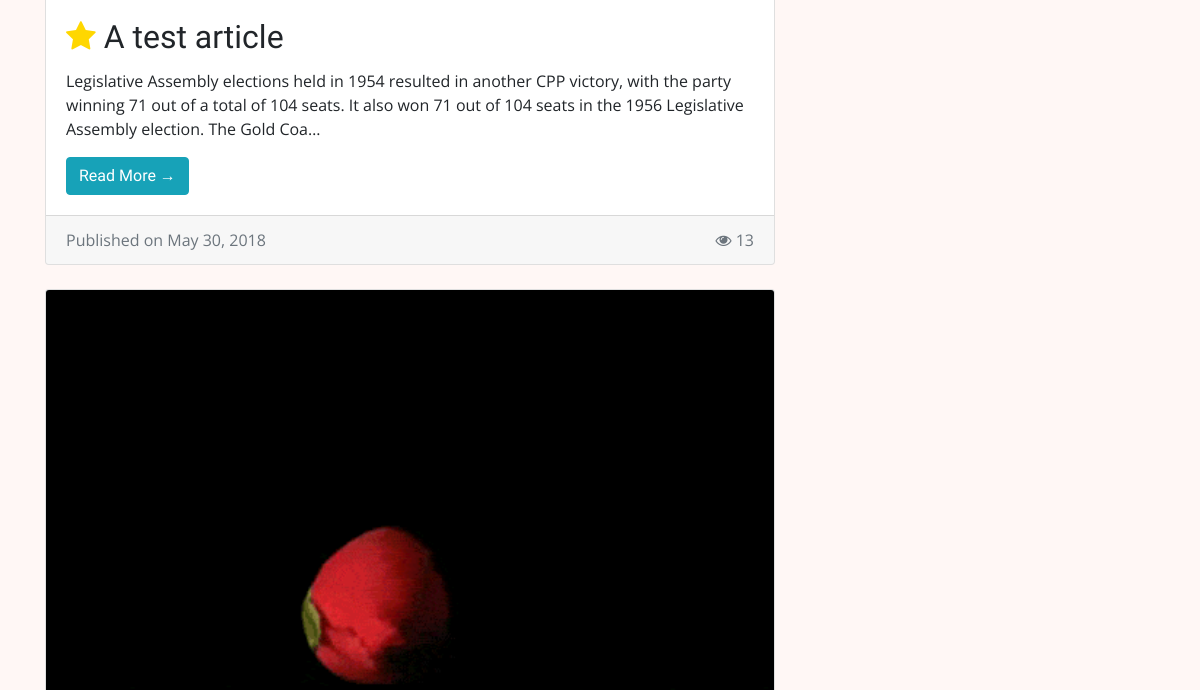
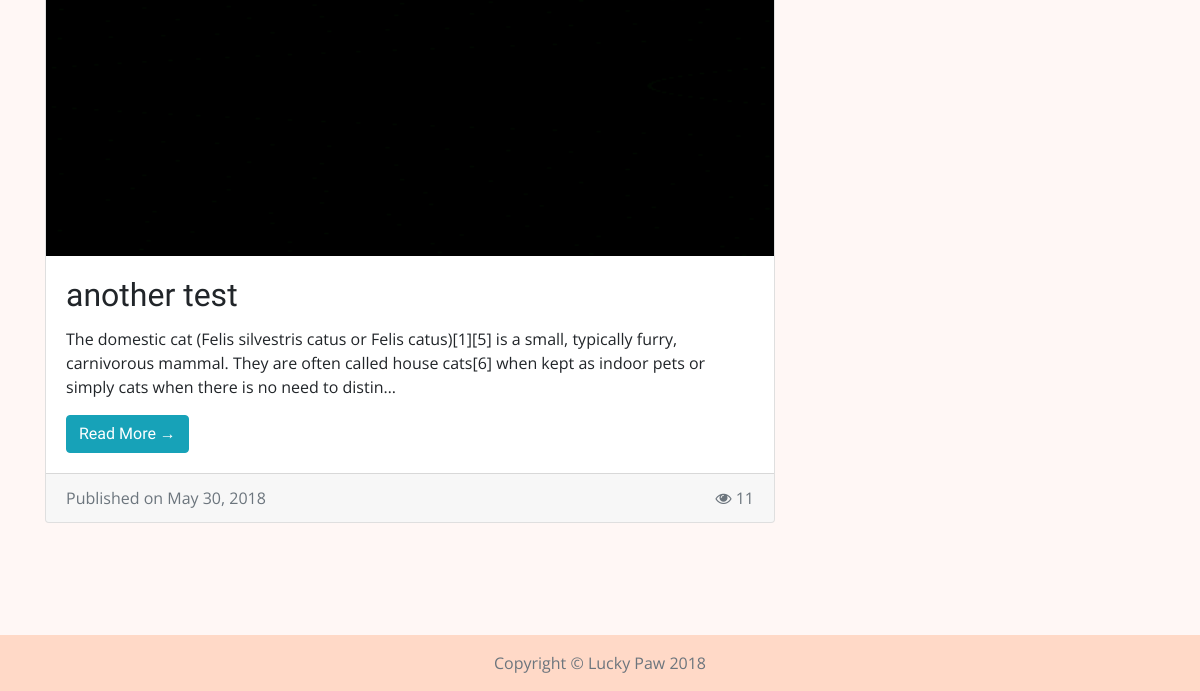
/blog/ (lower part), run on an earlier commit of the app's database (2 pictures, top to bottom).
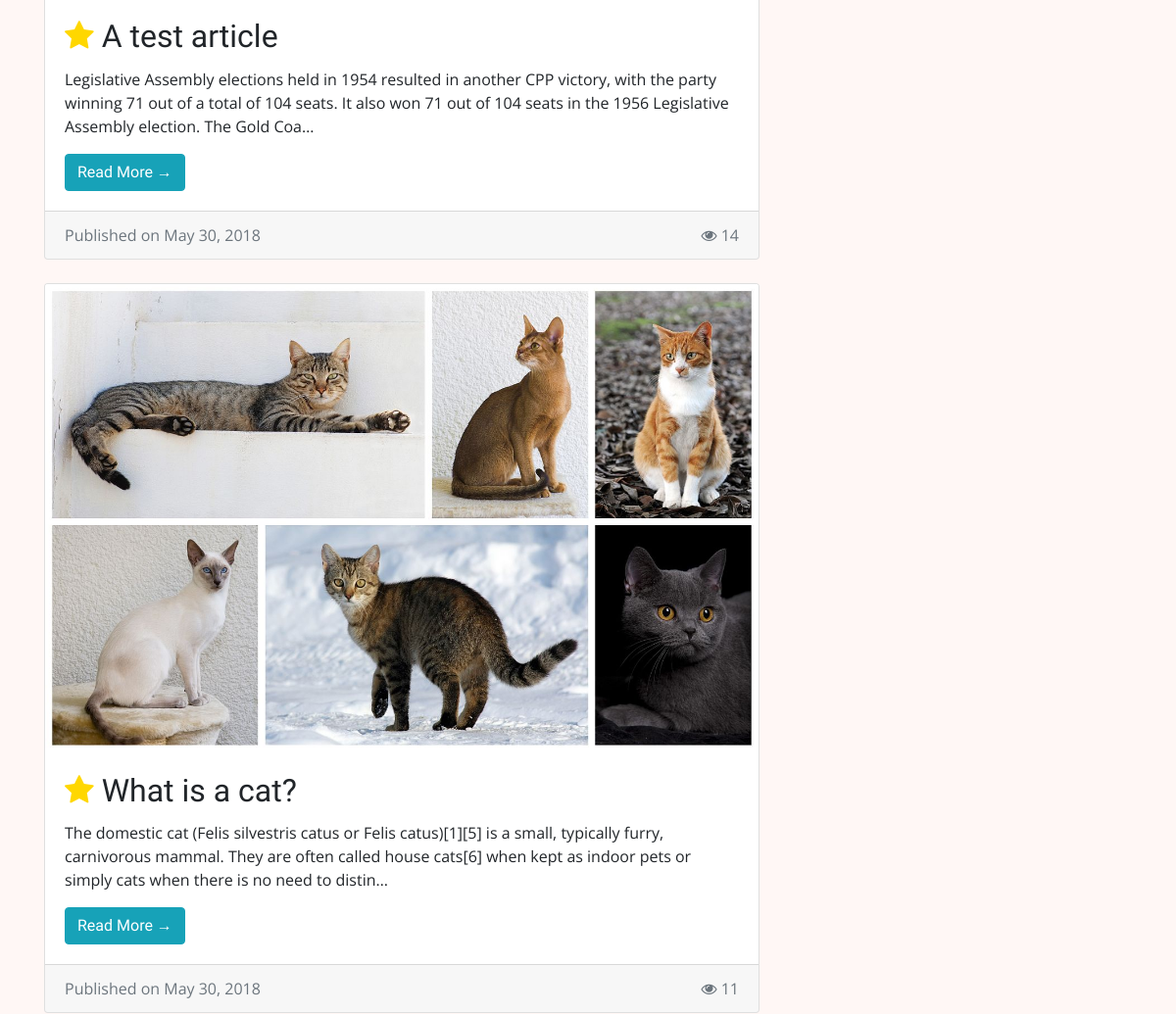
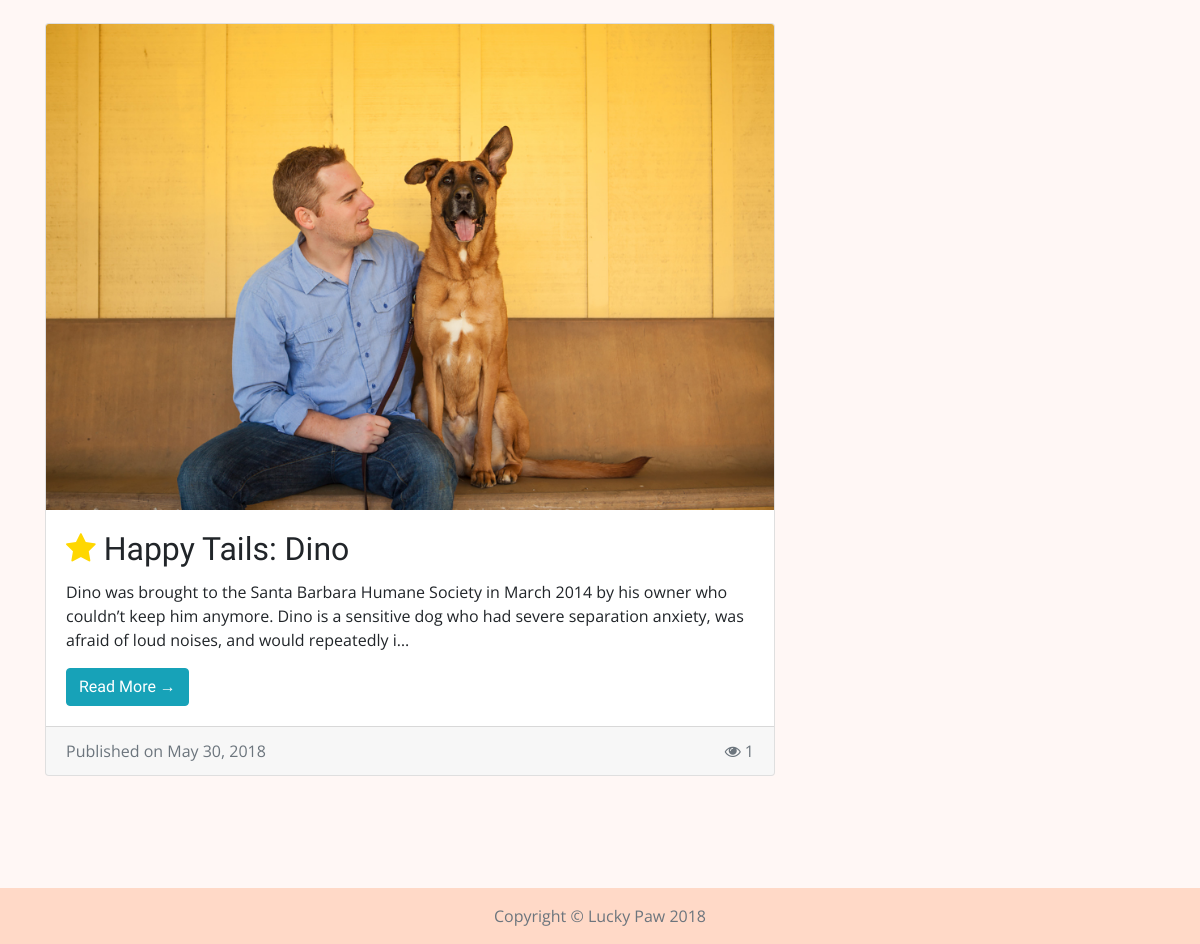
And on a later commit of the database (2 pictures, top to bottom).
### app/models.py (models this page shows, shortened)
class Article(models.Model):
    id = models.AutoField(primary_key=True)
    title = models.CharField(max_length=50, default='', blank=True)
    body = models.TextField()
    author = models.CharField(max_length=50, default='', blank=True)
    photo = models.ImageField(upload_to=article_directory_path, default='articles/article_default_image.jpg')
    date_published = models.DateField(auto_now=True)
    view_count = models.IntegerField(default=0)
    featured = models.BooleanField(default=False)

### app/views.py (the view)
# urls.py: path('blog/', views.blog, name='blog'),
def blog(request):
    query = request.GET.get("q")
    if query:
        articles = models.Article.objects.filter(Q(title__icontains=query) | Q(body__icontains=query)).distinct()
    else:
        articles = models.Article.objects.all()
    featured = request.GET.get("f")
    if featured:
        articles = articles.filter(featured=True)
    return render(request, 'app/blog.html', { 'articles': articles })

### app/templates/app/blog.html (shortened to what this page needs)
{% extends 'app/base.html' %}
{% load staticfiles %}
{% block content %}
<div class="row">
  <div class="col-lg-8 order-12 order-lg-1">
    {% for article in articles %}
        <div class="card mb-4">
          <img class="card-img-top" src="{{ article.photo.url }}" alt="{{ article.title }} – head image">
          <div class="card-body">
            <h2 class="card-title">
              {% if article.featured %}<i title="This is a featured article" style="color: gold;" class="fa fa-star"></i>{% endif %}
               {{ article.title }}
            </h2>
            <p class="card-text">{{ article.body|truncatechars_html:220 }}</p>
            <a href="{% url 'article' id=article.id %}" class="btn btn-info">Read More &rarr;</a>
          </div>
          <div class="card-footer text-muted">
            Published on {{ article.date_published }}
            <span class="float-right">
              <i class="fa fa-eye"></i> {{ article.view_count }}
            </span>
          </div>
        </div>
    {% empty %}
        <h2 class="mt-4">No posts found :(</h2>
    {% endfor %}
  </div>
  <div class="col-lg-4 order-1 order-lg-12">
    </div>
  </div>
{% endblock %}

What changed in the data, as far as the page shows it:
changed Article "A test article": view_count "13" → "14"
changed Article: photo: a different picture; featured False → True (drawn); title "another test" → "What is a cat?"
added Article: photo (picture), featured True (drawn), title "Happy Tails: Dino", body "Dino was brought to the Santa Barbara Humane Society in March 2014 by his owner who couldn’t keep him anymore. Dino is a sensitive dog who had severe separation anxiety, was afraid of loud noises, and would repeatedly i…", date_published "May 30, 2018", view_count "1"
